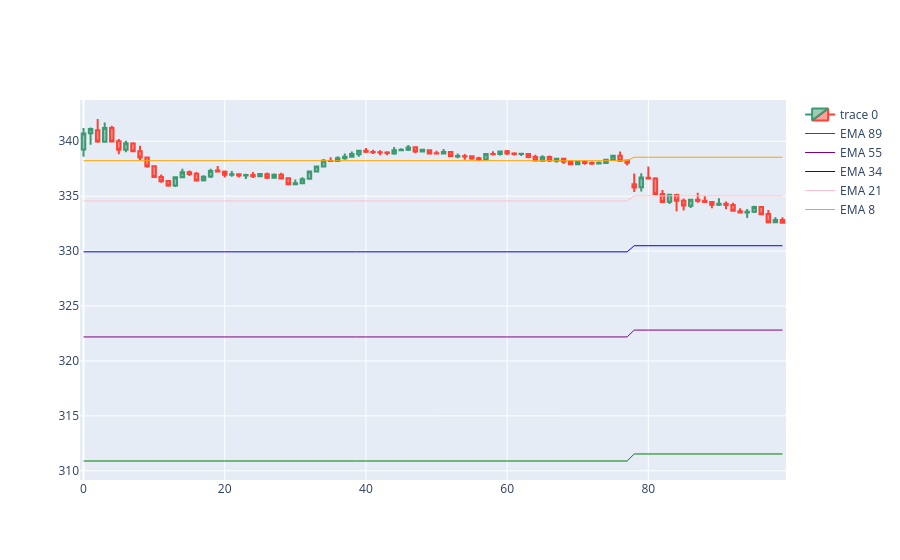

Notebook cell for this chart:
### Code cell
import plotly.io as pio
import plotly.graph_objects as go  

dfpl = df[0:100]

fig = go.Figure(
    data=[
        go.Candlestick(
            x=dfpl.index,
            open=dfpl['open_5min'],
            high=dfpl['high_5min'],
            low=dfpl['low_5min'],
            close=dfpl['close_5min']),
        go.Scatter(
            x=dfpl.index, 
            y=dfpl['ema89'],
            line=dict(color='green', width=1), 
            name="EMA 89"),
        go.Scatter(
            x=dfpl.index, 
            y=dfpl['ema55'],
            line=dict(color='purple', width=1), 
            name="EMA 55"),
        go.Scatter(
            x=dfpl.index, 
            y=dfpl['ema34'],
            line=dict(color='blue', width=1), 
            name="EMA 34"),
        go.Scatter(
            x=dfpl.index, 
            y=dfpl['ema21'],
            line=dict(color='pink', width=1), 
            name="EMA 21"),
        go.Scatter(
            x=dfpl.index, 
            y=dfpl['ema8'],
            line=dict(color='orange', width=1), 
            name="EMA 8")
    ]
)

fig.update_layout(xaxis_rangeslider_visible=False)
fig.show()
